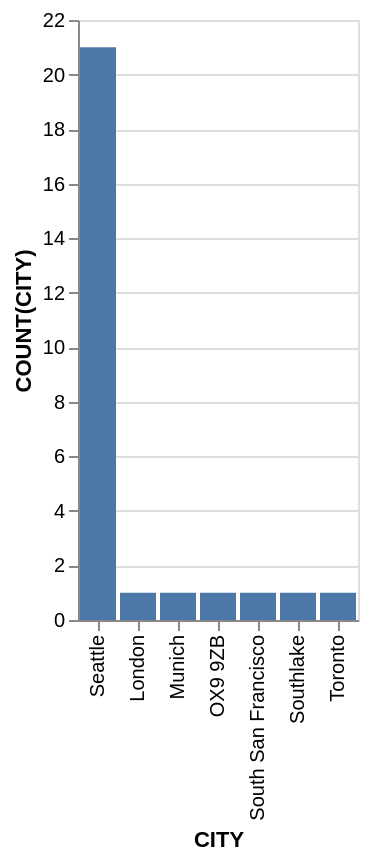

Here is the Vega-Lite specification saved for this chart:
### Vega-Lite specification from a JSON file in a GitHub repository (floating-point values rounded to 4 significant figures)
{"data": {"values": [{"x_data": "London", "y_data": 1}, {"x_data": "Munich", "y_data": 1}, {"x_data": "OX9 9ZB", "y_data": 1}, {"x_data": "Seattle", "y_data": 21}, {"x_data": "South San Francisco", "y_data": 1}, {"x_data": "Southlake", "y_data": 1}, {"x_data": "Toronto", "y_data": 1}]}, "mark": "bar", "encoding": {"x": {"field": "x_data", "type": "nominal", "title": "CITY", "sort": {"op": "sum", "field": "y_data", "order": "descending"}}, "y": {"field": "y_data", "type": "quantitative", "title": "COUNT(CITY)"}}}
